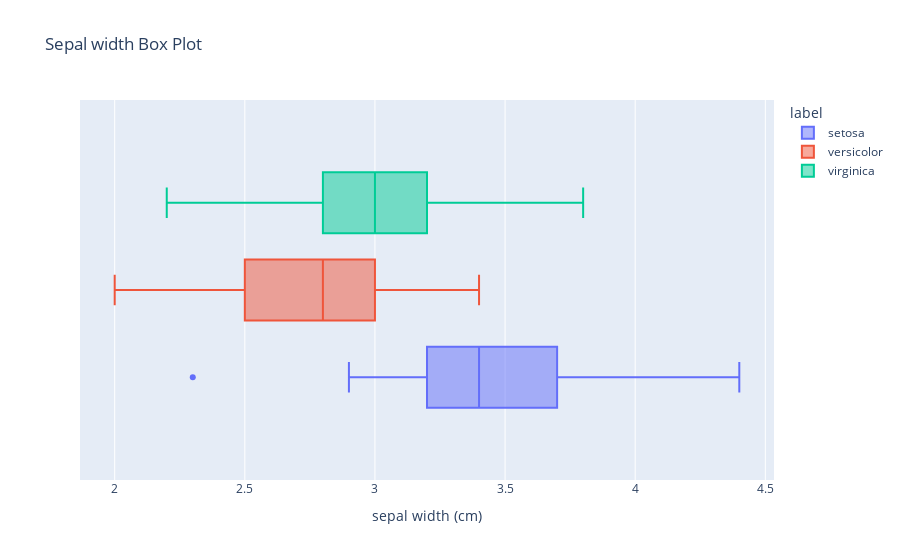

Write notebook code for a chart like this one.
### Code cell
sepal_width_box_plot = px.box(
    df, x="sepal width (cm)",
    color = "label",
    title = "Sepal width Box Plot"
)
sepal_width_box_plot.show()

### Figure 1 — Plotly figure (JSON) as saved in the notebook; plotly's stock layout.template omitted (floating-point values rounded to 4 significant figures)
{"data": [{"alignmentgroup": "True", "hovertemplate": "label=setosa<br>sepal width (cm)=%{x}<extra></extra>", "legendgroup": "setosa", "marker": {"color": "#636efa"}, "name": "setosa", "notched": false, "offsetgroup": "setosa", "orientation": "h", "showlegend": true, "type": "box", "x": [3.5, 3, 3.2, 3.1, 3.6, 3.9, 3.4, 3.4, 2.9, 3.1, 3.7, 3.4, 3, 3, 4, 4.4, 3.9, 3.5, 3.8, 3.8, 3.4, 3.7, 3.6, 3.3, 3.4, 3, 3.4, 3.5, 3.4, 3.2, 3.1, 3.4, 4.1, 4.2, 3.1, 3.2, 3.5, 3.6, 3, 3.4, 3.5, 2.3, 3.2, 3.5, 3.8, 3, 3.8, 3.2, 3.7, 3.3], "x0": " ", "xaxis": "x", "y0": " ", "yaxis": "y"}, {"alignmentgroup": "True", "hovertemplate": "label=versicolor<br>sepal width (cm)=%{x}<extra></extra>", "legendgroup": "versicolor", "marker": {"color": "#EF553B"}, "name": "versicolor", "notched": false, "offsetgroup": "versicolor", "orientation": "h", "showlegend": true, "type": "box", "x": [3.2, 3.2, 3.1, 2.3, 2.8, 2.8, 3.3, 2.4, 2.9, 2.7, 2, 3, 2.2, 2.9, 2.9, 3.1, 3, 2.7, 2.2, 2.5, 3.2, 2.8, 2.5, 2.8, 2.9, 3, 2.8, 3, 2.9, 2.6, 2.4, 2.4, 2.7, 2.7, 3, 3.4, 3.1, 2.3, 3, 2.5, 2.6, 3, 2.6, 2.3, 2.7, 3, 2.9, 2.9, 2.5, 2.8], "x0": " ", "xaxis": "x", "y0": " ", "yaxis": "y"}, {"alignmentgroup": "True", "hovertemplate": "label=virginica<br>sepal width (cm)=%{x}<extra></extra>", "legendgroup": "virginica", "marker": {"color": "#00cc96"}, "name": "virginica", "notched": false, "offsetgroup": "virginica", "orientation": "h", "showlegend": true, "type": "box", "x": [3.3, 2.7, 3, 2.9, 3, 3, 2.5, 2.9, 2.5, 3.6, 3.2, 2.7, 3, 2.5, 2.8, 3.2, 3, 3.8, 2.6, 2.2, 3.2, 2.8, 2.8, 2.7, 3.3, 3.2, 2.8, 3, 2.8, 3, 2.8, 3.8, 2.8, 2.8, 2.6, 3, 3.4, 3.1, 3, 3.1, 3.1, 3.1, 2.7, 3.2, 3.3, 3, 2.5, 3, 3.4, 3], "x0": " ", "xaxis": "x", "y0": " ", "yaxis": "y"}], "layout": {"boxmode": "group", "legend": {"title": {"text": "label"}, "tracegroupgap": 0}, "title": {"text": "Sepal width Box Plot"}, "xaxis": {"anchor": "y", "domain": [0, 1], "title": {"text": "sepal width (cm)"}}, "yaxis": {"anchor": "x", "domain": [0, 1]}}}
